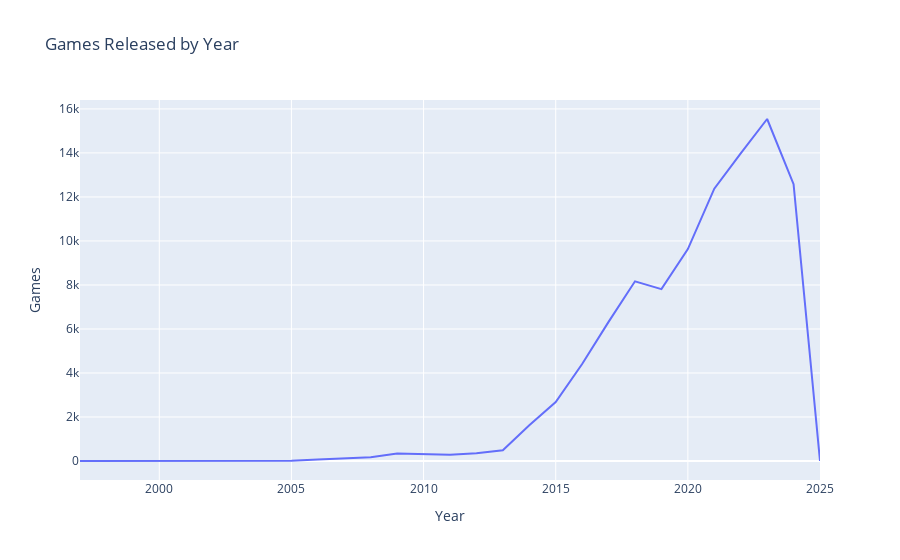

The cell this chart's notebook holds for it:
### Code cell
# Plot
fig2 = px.line(
    year_count,
    x='Year',
    y='Count',
    title=' Games Released by Year',
    labels={'Count': 'Number of Games', 'Year': 'Release Year'}
)
fig2.update_layout(xaxis_title="Year", yaxis_title="Games")
fig2.show()

### Figure 1 — Plotly figure (JSON) as saved in the notebook; plotly's stock layout.template omitted (floating-point values rounded to 4 significant figures)
{"data": [{"hovertemplate": "Release Year=%{x}<br>Number of Games=%{y}<extra></extra>", "legendgroup": "", "line": {"color": "#636efa", "dash": "solid"}, "marker": {"symbol": "circle"}, "mode": "lines", "name": "", "orientation": "v", "showlegend": false, "type": "scatter", "x": [1997, 1998, 1999, 2000, 2001, 2002, 2003, 2004, 2005, 2006, 2007, 2008, 2009, 2010, 2011, 2012, 2013, 2014, 2015, 2016, 2017, 2018, 2019, 2020, 2021, 2022, 2023, 2024, 2025], "xaxis": "x", "y": [2, 1, 3, 2, 4, 1, 3, 7, 7, 69, 109, 176, 339, 300, 286, 356, 490, 1627, 2683, 4407, 6324, 8166, 7810, 9631, 12374, 13979, 15542, 12579, 2], "yaxis": "y"}], "layout": {"legend": {"tracegroupgap": 0}, "title": {"text": " Games Released by Year"}, "xaxis": {"anchor": "y", "domain": [0, 1], "title": {"text": "Year"}}, "yaxis": {"anchor": "x", "domain": [0, 1], "title": {"text": "Games"}}}}
